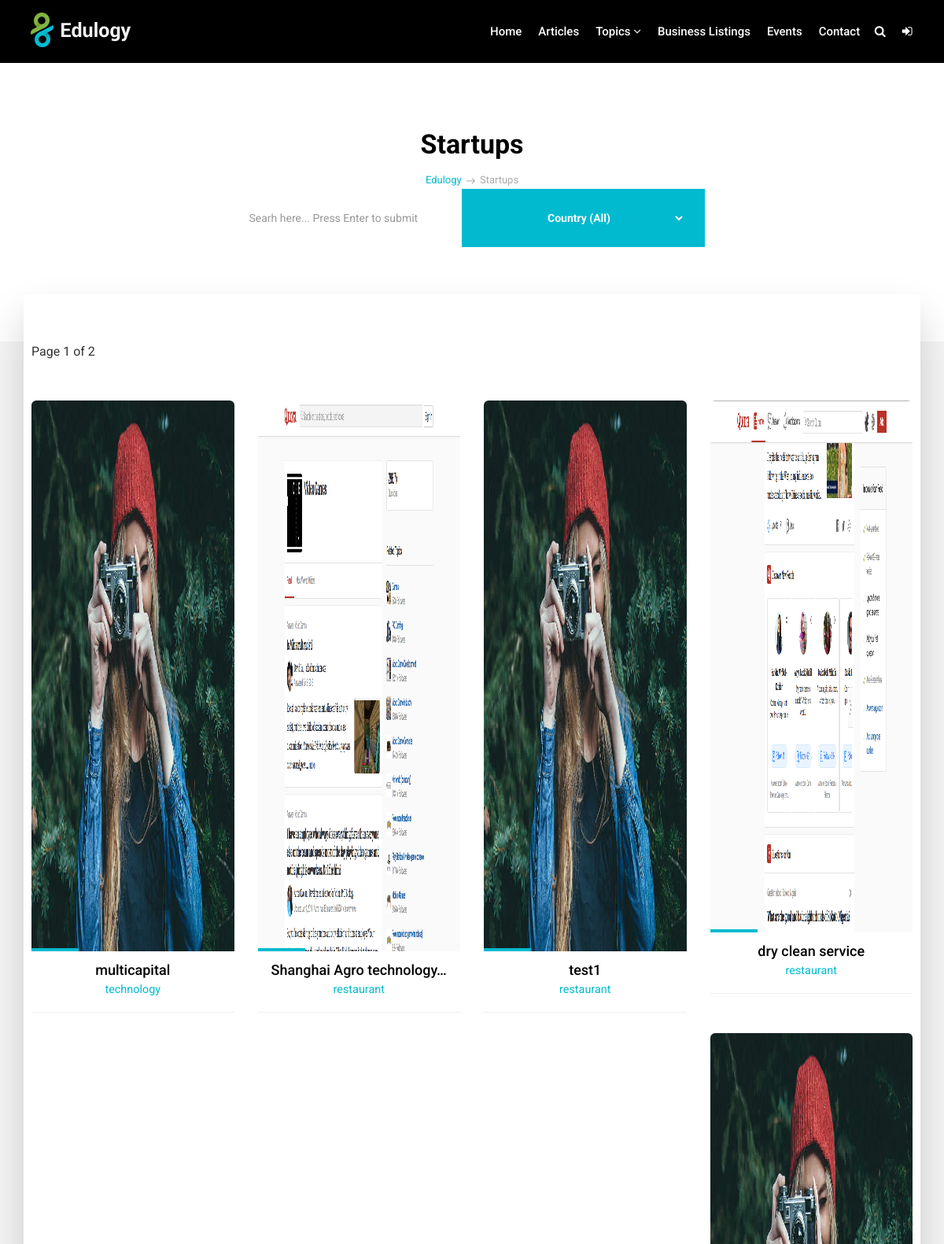
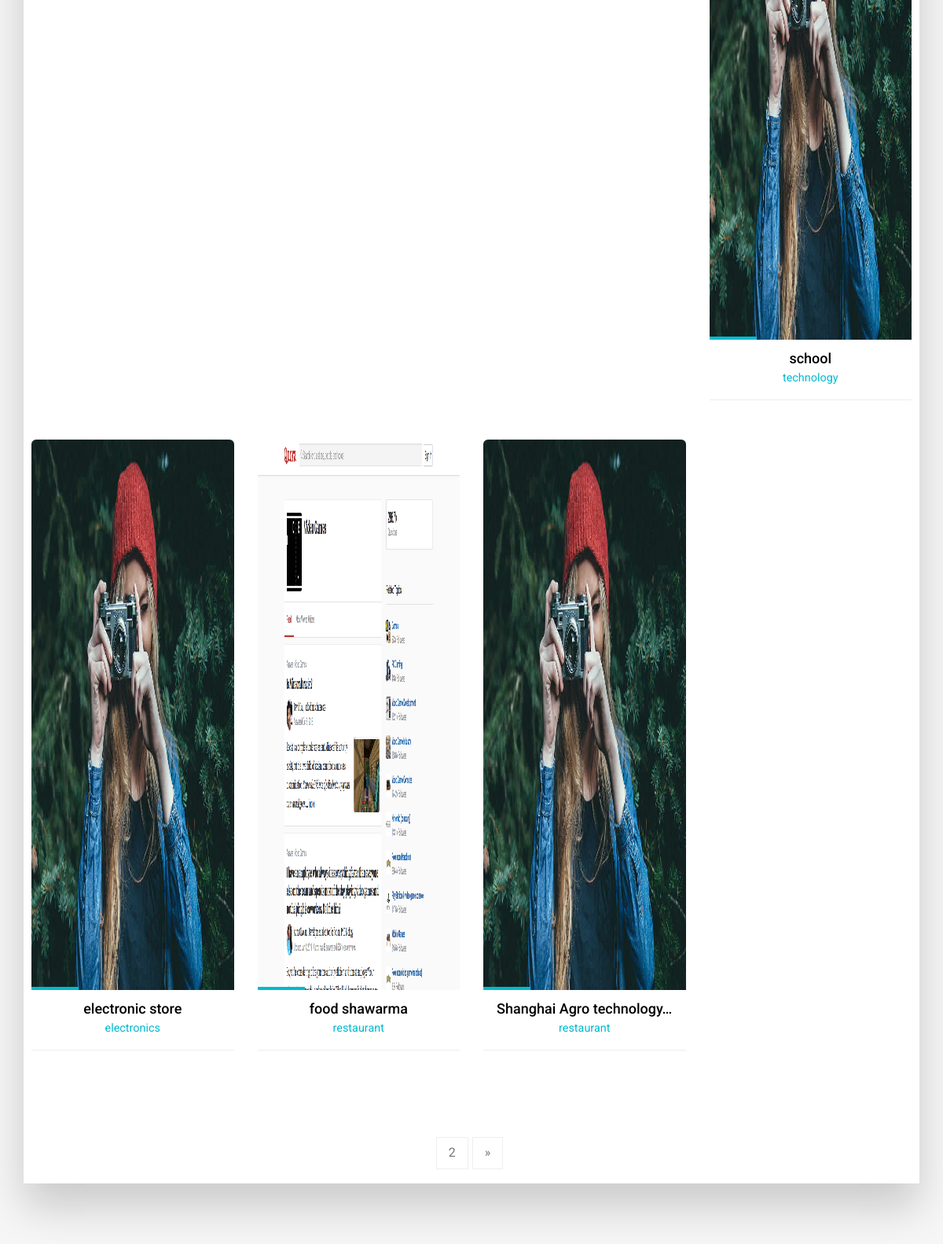
The app's page /business-listings/ (upper part) with its own data (2 pictures, top to bottom).
### listing/models.py (models this page shows, shortened)
class Listing(models.Model):
    user = models.ForeignKey(settings.AUTH_USER_MODEL, on_delete=models.CASCADE, null=True)
    logo = models.ImageField(upload_to='listing-logo/', blank=False)
    company_name = models.CharField(max_length=250, blank=False, unique=True)
    slug = models.SlugField(max_length=200,unique=True)
    segment = models.ForeignKey(Listing_category, on_delete=models.CASCADE, default=1, )
    phone_number = models.IntegerField()
    email = models.EmailField(max_length=100)
    street = models.CharField(max_length=100, blank=False)
    city = models.CharField(max_length=100,blank=False)
    country = models.CharField(max_length=200, choices=(
                            ('Algeria', 'Algeria'),
                            ('Angola', 'Angola'),
                            ('Benin', 'Benin'),
                            ('Botswana', 'Botswana'),
                            ('Burkina Faso', 'Burkina Faso'),
                            ('Burundi', 'Burundi'),
                            ('Cameroon', 'Cameroon'),
                            ('Cape Verde', 'Cape Verde'),
                            ('Central African Republic', 'Central African Republic'),
                            ('Comoros', 'Comoros'),
                            ('Democratic Republic of Congo', 'Democratic Republic of Congo'),
                            ('Djibouti', 'Djibouti'),
                            ('Egypt', 'Egypt'),
                            ('Equatorial Guinea', 'Equatorial Guinea'),
                            ('Eritrea', 'Eritrea'),
                            ('Ethiopia', 'Ethiopia'),
                            ('Gabon', 'Gabon'),
                            ('Gambia', 'Gambia'),
                            ('Ghana', 'Ghana'),
                            ('Guinea', 'Guinea'),
                            ('Guinea-Bissau', 'Guinea-Bissau'),
                            ('Ivory Coast', 'Ivory Coast'),
                            ('Kenya', 'Kenya'),
                            ('Lesotho', 'Lesotho'),
                               ('Liberia', 'Liberia'),
                               ('Libya', 'Libya'),
                               ('Madagascar', 'Madagascar'),
                               ('Malawi', 'Malawi'),
                               ('Mali', 'Mali'),
                               ('Mauritania', 'Mauritania'),
                               ('Mauritius', 'Mauritius'),
                               ('Morocco', 'Morocco'),
                               ('Mozambique', 'Mozambique'),
                               ('Namibia', 'Namibia'),
                               ('Niger', 'Niger'),
                               ('Nigeria', 'Nigeria'),
                               ('Republic of the Congo', 'Republic of the Congo'),
                               ('Reunion', 'Reunion'),
                               ('Rwanda', 'Rwanda'),
                               ('Saint Helena', 'Saint Helena'),
                               ('Sao Tome and Principe', 'Sao Tome and Principe'),
                               ('Senegal', 'Senegal'),
                               ('Seychelles', 'Seychelles'),
                               ('Sierra Leone', 'Sierra Leone'),
    ))
    description = models.TextField(max_length=1000, blank=False)

class Listing_category(models.Model):
    name = models.CharField(max_length=250, blank=True)
    slug = models.SlugField(max_length=250)
    class Meta:
        ordering =['name']
        verbose_name = 'listing_category'
    def __str__(self):
        return self.name

### listing/views.py (the view)
# urls.py: path('business-listings/',views.Listing_list, name='listing_list'),
def Listing_list(request):
    instance_list = Listing.objects.all()
    categories = Category.objects.all()
    paginator = Paginator(instance_list, 8)
    page = request.GET.get('page')
    instance = paginator.get_page(page)
    listing_categories = Listing_category.objects.all()
    content ={
        'instance':instance,
        'listing_categories':listing_categories,
        'categories':categories,
        'country_choice': country_choice,
    }
    return render(request,'listing/business_listing.html',content)

### templates/listing/business_listing.html (shortened to what this page needs)
{% extends 'base.html' %}
{% load thumbnail %}
{% block content %}
        <section class="section lb p120">
            <div class="container">
                <div class="row">
                    <div class="col-md-12">
                        <div class="tagline-message page-title text-center">
                            <h3>Startups</h3>
                            <ul class="breadcrumb">
                                <li><a href="javascript:void(0)">Edulogy</a></li>
                                <li class="active">Startups</li>
                            </ul>
                             <div class="newsletter-widget" align="center">
                                <form class="form-inline" role="search" action="{% url 'listing_search' %}">
                                    <div class="form-1">
                                        <input type="text" class=" form-control" align="center" placeholder="Searh here... Press Enter to submit" name="Keywords">
                                        <div class="btn btn-primary ">
                                            <select class="btn btn-primary" name="country">
                                            <option selected="True" disabled="disabled">Country (All)</option>
                                         </select>
                                        </div>
                                    </div>
                                </form>
                            </div>
                        </div>
                    </div>
                </div>
            </div>
        </section>
        <section class="section gb nopadtop">
            <div class="container">
                <div class="boxed boxedp4">
                    <div class="shop-top">
                        <div class="clearfix">
                            <div class="pull-left">
                                 <p>Page {{ instance.number }} of {{ instance.paginator.num_pages }}</p>
                            </div>
                        </div>
                    </div>
                    <div class="row blog-grid shop-grid">
                         {% for Listing in instance %}
                        <div class="col-md-3">
                            <div class="course-box shop-wrapper">
                                <div class="image-wrap entry">
                                   {% thumbnail Listing.logo "250x250" crop="center" as im %}
                                <img src="{{ im.url }}" width="{{ im.width }}" height="{{ im.height }}">
                                {% endthumbnail %}
                                </div>
                                <div class=" text-center">
                                    <h4>
                                        <a href="{% url 'listing_detail' Listing.slug %}" title="">{{ Listing.company_name|truncatechars:25}}</a>
                                        <small>{{ Listing.segment }}</small>
                                    </h4>
                                </div>
                            </div><hr>
                        </div>
                         {% endfor %}
                    </div>
                    <div class="row text-center">
                        <div class="col-md-12">
                            <ul class="pagination">
                                        {% if instance.has_next %}
                                        <li class="disabled"><a href="?page={{ instance.next_page_number }}">{{ instance.next_page_number }}</a></li>
                                        {% endif %}
                                        {% if instance.has_next %}
                                        <li class="disabled"><a href="?page={{ instance.paginator.num_pages }}">&raquo;</a></li>
                                        {% endif %}
                            </ul>
                        </div>
                    </div>
                </div>
            </div>
        </section>
      {% endblock %}

### static/style.css (style rules this page uses)
body { line-height: 1.6; font-size: 16px; }
body, p, li, a { font-family: 'Roboto', sans-serif; }
.course-details h4 a, .readmore, .testimonial strong, h1, h2, h3, h4, h5, h6 { color: #000; }
h1, h2, h3, h4, h5, h6 { line-height: 1.5; }
.cop-logo img, a { color: #000; text-decoration: none !important; -webkit-transition: all ease 0.3s; -moz-transition: all ease 0.3s; transition: all ease 0.3s; }
.page-title h3 { margin-bottom: 10px !important; }
.breadcrumb { background-color: transparent; border-radius: 0; color: #aaa; font-size: 13px; list-style: outside none none; margin-bottom: 0; padding: 0; }
.breadcrumb>li a, .breadcrumb>li+li::before, .breadcrumb>.active { color: #aaa; }
.breadcrumb>li+li::before { content: "\f107"; vertical-align: middle; padding-left: 5px; font-family: "Flaticon"; font-size: 11px; padding: 0 6px 0 3px; }
.pagination>li:first-child>a, .pagination>li:first-child>span, .pagination>li:last-child>a, .pagination>li:last-child>span { border-radius: 0; }
.pagination { margin: 0; }
.pagination>li>a, .pagination>li>span { background-color: #fff; border: 1px solid #eeeeee !important; color: #999; float: left; line-height: 1.42857; margin-left: 0; margin-right: 5px; padding: 8px 15px; position: relative; text-decoration: none; }
.boxed { box-shadow: 0 30px 50px 0 rgba(1, 1, 1, 0.18); padding: 1rem 1rem 1rem; background-color: #ffffff; margin-top: -60px; }
.boxed.boxedp4 { padding-top: 4rem; }
.section { background-color: #ffffff; padding: 8rem 0; position: relative; display: block; }
.section.gb { background-color: #f6f6f6; }
.nopadtop { padding-top: 0 !important; }
.course-box { border-radius: 6px 6px 0 0; background-color: #ffffff; border: 1px solid #eaeaea; }
.course-box img { border-radius: 6px 6px 0 0; width: 100%; }
.course-box small { display: block; font-size: 80%; margin-bottom: 10px; }
.entry { position: relative; }
.image-wrap img { width: 100%; }
.image-wrap:after { content: ""; width: 60px; height: 4px; position: absolute; bottom: 0; left: 0; background-color: #111; right: 0; }
.p120 { padding-bottom: 120px !important; }
.section.lb { border-top: 1px solid #eee; }
.tagline-message h3 { padding: 0; font-size: 34px; margin: 0; color: #ffffff; font-weight: bold; }
.section.lb .tagline-message h3, .section.gb .tagline-message h3 { color: #000; }
.shop-top { margin-bottom: 30px; padding: 20px 0; display: block; }
.shop-top p, .shop-box.course-details h4 { padding: 0; margin-bottom: 0; }
.shop-wrapper { border: 0; }
.shop-wrapper.course-box small { margin-bottom: 0; margin-top: 5px; }
.shop-grid .col-md-3 { margin-bottom: 30px; }
.newsletter-widget .form-control { border-radius: 0; font-size: 14px; box-shadow: none !important; height: 48px; background: transparent; border: 1px solid rgba(255, 255, 255, 0.2); min-width: 280px; }
.newsletter-widget .btn { padding-left: 23px; padding-right: 23px; }
.btn { border-radius: 0; font-size: 14px; border: 1px solid #fff; font-weight: bold; color: #ffffff !important; padding: 13px 40px; text-transform: capitalize; }
.shop-desc small, .shop-meta a, .authorbox small, blockquote:before, blockquote:after, .blog-meta small a, .small-box i, .copyrights ul li:hover a, .footer .readmore, .breadcrumb>li a, .yamm h4, .yamm-content li:hover a, .yamm .hassubmenu li:hover a, .check li:before, .stat-count h3, .blog-desc h4:hover a, .post-meta li:after, .course-box small, .course-details h4:hover a, .course-footer i, a:hover, a:focus, .box i, .topbar .text-left i { color: #01bacf; }
.cb, .box .event-desc small, .pagination a, .pagination>.active>a, .pagination>.active>a:focus, .pagination>.active>a:hover, .pagination>.active>span, .pagination>.active>span:focus, .pagination>.active>span:hover, .tags-widget a, .owl-theme-01 .owl-nav [class*="owl-"]:hover, .yamm .dropdown-menu li:hover .menu-button, .yamm .dropdown-menu li .menu-button, mark, .bgcolor1, .image-wrap:before, .image-wrap:after, .btn-primary { border-color: #01bacf; background-color: #01bacf; box-shadow: inset 0 0 0 0 #00a8bd; -webkit-transition: all ease 0.5s; -moz-transition: all ease 0.5s; transition: all ease 0.5s; }

### records on screen
Listing: company_name "multicapital", segment "technology"
Listing: company_name "Shanghai Agro technology…", segment "restaurant"
Listing: company_name "test1", segment "restaurant"
Listing: shows a picture, company_name "dry clean service", segment "restaurant"
Listing: company_name "school", segment "technology"
Listing: company_name "electronic store", segment "electronics"
Listing: company_name "food shawarma", segment "restaurant"
Listing: company_name "Shanghai Agro technology…", segment "restaurant"

### other values on screen
{{ instance.number }} "1"
{{ instance.paginator.num_pages }} "2"
{{ instance.next_page_number }} "2"
